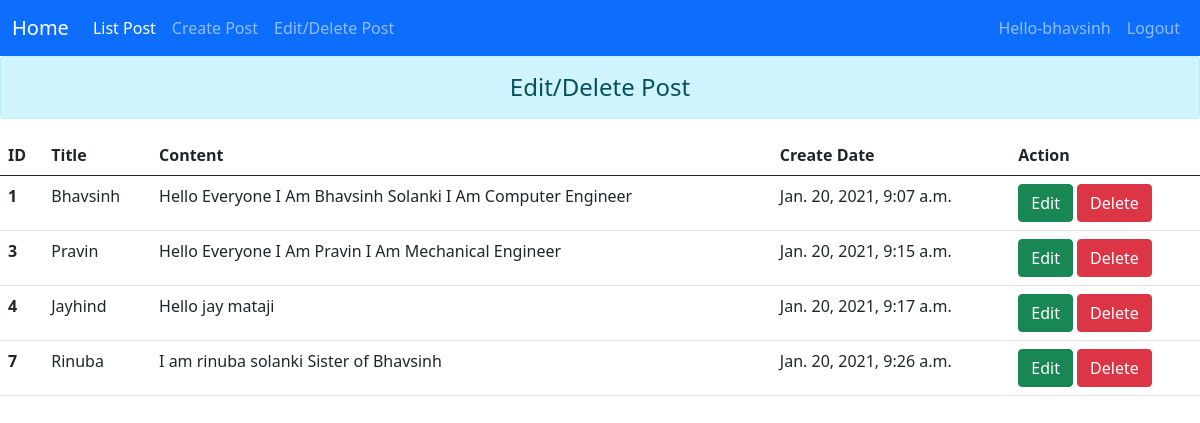
Page /list_post (signed in) on the committed database.
### BlogApp/models.py (models this page shows, shortened)
class Post(models.Model):
    title = models.CharField(max_length=5000)
    content = models.TextField()
    created_on = models.DateTimeField(auto_now_add=True)
    likes = models.ManyToManyField(User, related_name='blogpost_like', blank=True)

### BlogApp/views.py (the view)
# urls.py: path('list_post',views.list_post,name="list_post"),
def list_post(request):
    posts = Post.objects.all()
    return render(request, 'addandshow.html', {'post': posts})

### BlogApp/templates/addandshow.html (shortened to what this page needs)
{% extends 'base.html' %}
{% block content %}
<div class="col-sm-12">
<h4 class="text-center alert alert-info">Edit/Delete Post</h4>
{% if post %}
<table class="table table-hover">
  <thead>
    <tr>
      <th scope="col">ID</th>
      <th scope="col">Title</th>
      <th scope="col">Content</th>
      <th scope="col">Create Date</th>
      <th scope="col">Action</th>
    </tr>
  </thead>
  <tbody>
  {% for p in post %}
    <tr>
      <th scope="row">{{p.id}}</th>
      <td>{{p.title}}</td>
      <td>{{p.content}}</td>
      <td>{{p.created_on}}</td>
      <td>
      <a href="{% url 'updatedata' p.id %}" class="btn btn-success">Edit</a>
      <form action="{% url 'deletedata' p.id %}" method="POST" class="d-inline">
      <input type="submit" class="btn btn-danger" value="Delete"></form>
    </tr>
    {% endfor %}
  </tbody>
</table>
{% else %}
<h4 class="text-center alert alert-info"> No Record Found</h4>
{% endif %}
</div>
{% endblock content %}

### BlogApp/templates/base.html (shortened to what this page needs)
<!doctype html>
<html lang="en">
  <head>
    <link href="https://cdn.jsdelivr.net/npm/bootstrap@5.0.0-beta1/dist/css/bootstrap.min.css" rel="stylesheet">
  </head>
  <body>
    <nav class="navbar navbar-expand-lg navbar-dark bg-primary justify-content-between">
  <div class="container-fluid">
    <a class="navbar-brand" href="/blog_post">Home</a>
    <div class="collapse navbar-collapse" id="navbarSupportedContent">
      <ul class="navbar-nav me-auto mb-2 mb-lg-0">
        <li class="nav-item">
          <a class="nav-link active" aria-current="page" href="/blog_post">List Post</a>
        </li>
        <li class="nav-item">
          <a class="nav-link" href="/addpost">Create Post</a>
        </li>
        <li class="nav-item">
          <a class="nav-link" href="/list_post">Edit/Delete Post</a>
        </li>
      </ul>
     {% if user.is_authenticated %}
        <ul class="navbar-nav mr-sm-2">
					<li class="nav-item"> <a class="nav-link">Hello-{{user.username}}</a></li>
					<li class="nav-item">
					    <a class="nav-link" href="/logout">Logout</a>
					</li>
          {% endif %}
    </div>
  </div>
</nav>
{% block content %}
{% endblock content %}
  </body>
</html>

### rows in the picture
Post: id "1", title "Bhavsinh", content "Hello Everyone I Am Bhavsinh Solanki I Am Computer Engineer", created_on "Jan. 20, 2021, 9:07 a.m."
Post: id "3", title "Pravin", content "Hello Everyone I Am Pravin I Am Mechanical Engineer", created_on "Jan. 20, 2021, 9:15 a.m."
Post: id "4", title "Jayhind", content "Hello jay mataji", created_on "Jan. 20, 2021, 9:17 a.m."
Post: id "7", title "Rinuba", content "I am rinuba solanki Sister of Bhavsinh", created_on "Jan. 20, 2021, 9:26 a.m."

### other values in the picture
{{ user.username }} "bhavsinh"
